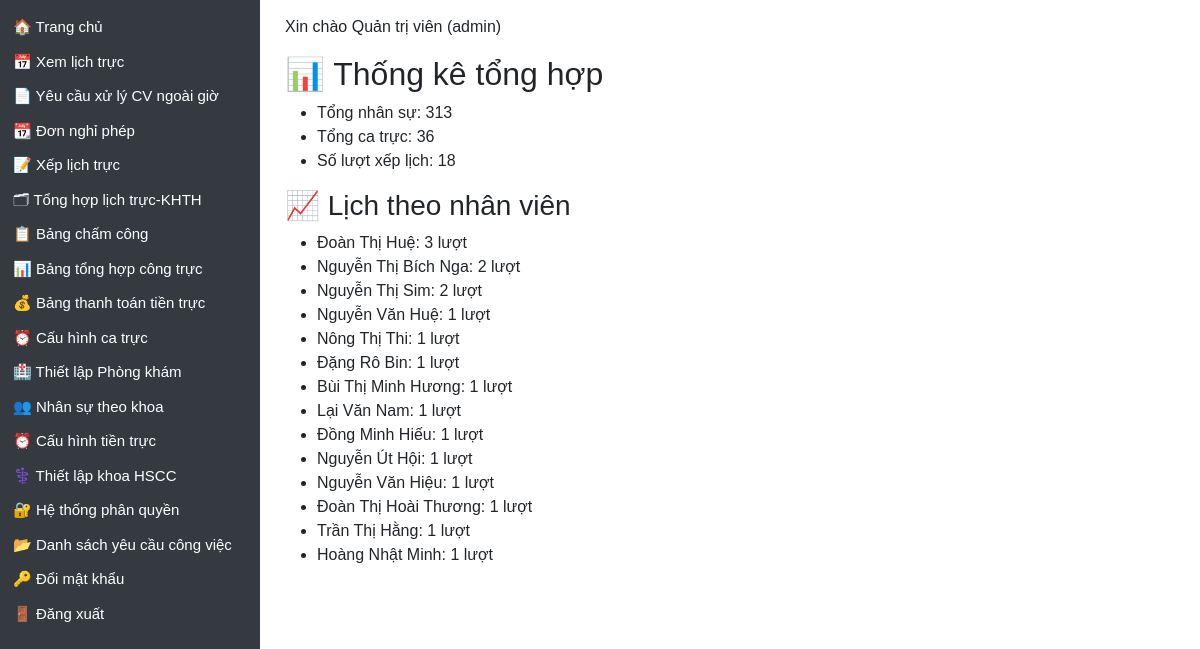
The app's page /stats (signed in) with its own data.
### models/user.py (models this page shows)
class User(db.Model, UserMixin):
    __tablename__ = 'user'
    id = db.Column(db.Integer, primary_key=True)
    name = db.Column(db.String(100), nullable=False)
    username = db.Column(db.String(50), unique=True, nullable=False)
    password = db.Column(db.String(100), nullable=False)
    role = db.Column(db.String(20))  # admin / manager / user
    department = db.Column(db.String(100))
    position = db.Column(db.String(50))  # Bác sĩ / Điều dưỡng / KTV...
    contract_type = db.Column(db.String(50))  # Hợp đồng / Biên chế / v.v.
    email = db.Column(db.String(120))
    phone = db.Column(db.String(20))
    start_year = db.Column(db.Integer)  # ✅ Năm vào công tác (mới thêm)
    schedules = relationship("Schedule", back_populates="user")
    leave_requests = relationship('LeaveRequest', back_populates='user')

### app.py (the view)
@app.route('/stats')
def stats():
    from sqlalchemy import func
    user_role = session.get('role')
    user_dept = session.get('department')
    query_users = User.query
    query_schedules = Schedule.query.join(User)
    if user_role in ['manager', 'user']:
        query_users = query_users.filter(User.department == user_dept)
        query_schedules = query_schedules.filter(User.department == user_dept)
    total_users = query_users.count()
    total_shifts = Shift.query.count()
    total_schedules = query_schedules.count()
    schedules_per_user = db.session.query(User.name, func.count(Schedule.id))\
        .join(Schedule)\
        .filter(User.department == user_dept if user_role != 'admin' else True)\
        .group_by(User.id).all()
    return render_template('stats.html',
                           total_users=total_users,
                           total_shifts=total_shifts,
                           total_schedules=total_schedules,
                           schedules_per_user=schedules_per_user)

### app.py (called while the page is built)
@login_manager.user_loader
def load_user(user_id):
    return db.session.get(User, int(user_id))

@app.context_processor
def inject_user():
    user = None
    if 'user_id' in session:
        user = db.session.get(User, session['user_id'])
    return dict(user=user)

@app.context_processor
def inject_helpers():
    return dict(get_titled_names=get_titled_names)

@app.context_processor
def inject_helpers():
    return dict(get_titled_names=get_titled_names)

### templates/stats.html (shortened to what this page needs)
{% extends 'layout.html' %}
{% block content %}
<h2>📊 Thống kê tổng hợp</h2>
<ul>
    <li>Tổng nhân sự: {{ total_users }}</li>
    <li>Tổng ca trực: {{ total_shifts }}</li>
    <li>Số lượt xếp lịch: {{ total_schedules }}</li>
</ul>
<h3>📈 Lịch theo nhân viên</h3>
<ul>
    {% for name, count in schedules_per_user %}
        <li>{{ name }}: {{ count }} lượt</li>
    {% endfor %}
</ul>
{% endblock %}

### templates/layout.html (shortened to what this page needs)
<!DOCTYPE html>
<html lang="vi">
<head>
  <link rel="stylesheet" href="https://cdn.jsdelivr.net/npm/bootstrap@5.3.3/dist/css/bootstrap.min.css">
</head>
<body>
  <div class="sidebar">
    <ul>
      <li><a href="/">🏠 Trang chủ</a></li>
      {% if session.get('role') in ['admin', 'user', 'manager'] %}
	<li><a href="/schedule">📅 Xem lịch trực</a></li>
	<li><a href="/yeu-cau-xu-ly-cong-viec">📄 Yêu cầu xử lý CV ngoài giờ</a></li>
	<li><a href="/leaves">📆 Đơn nghỉ phép</a></li>
      {% endif %}
      {% if session.get('role') in ['admin', 'manager'] %}
	<li><a href="/assign">📝 Xếp lịch trực</a></li>
        <li><a href="/report-all">🗂 Tổng hợp lịch trực-KHTH</a></li>
        <li><a href="/bang-cham-cong">📋 Bảng chấm công</a></li>
	<li><a href="/tong-hop-cong-truc-view">📊 Bảng tổng hợp công trực</a></li>
        <li><a href="{{ url_for('shift_payment_view') }}">💰 Bảng thanh toán tiền trực</a></li>
        <li><a href="/shifts">⏰ Cấu hình ca trực</a></li>
        <li><a class="nav-link" href="/clinic-rooms">🏥 Thiết lập Phòng khám</a></li>
        <li><a href="/users-by-department">👥 Nhân sự theo khoa</a></li>
      {% endif %}
      {% if session.get('role') == 'admin' %}
        <li><a href="/shift-rate-config">⏰ Cấu hình tiền trực</a></li>
        <li><a href="/configure-hscc">⚕️ Thiết lập khoa HSCC</a></li>
        <li><a href="/roles">🔐 Hệ thống phân quyền</a></li>
	<li><a href="/danh-sach-yeu-cau">📂 Danh sách yêu cầu công việc</a></li>
      {% endif %}
      <li><a href="/change-password">🔑 Đổi mật khẩu</a></li>
      <li><a href="/logout">🚪 Đăng xuất</a></li>
    </ul>
  </div>
  <div class="content">
    {% if user %}
      <p class="d-print-none">Xin chào {{ user.name }} ({{ user.role }})</p>
    {% else %}
      <p>Xin chào Khách</p>
    {% endif %}
    {% block content %}{% endblock %}
  </div>
</body>
</html>

### templates/layout.html (style rules this page uses)
body { margin: 0; font-family: Arial, sans-serif; }
.sidebar { height: 100vh; width: 260px; position: fixed; top: 0; left: 0; background-color: #343a40; padding-top: 10px; color: white; }
.sidebar ul { list-style-type: none; padding: 0; }
.sidebar ul li { padding: 6px 13px; font-size: 15px; }
.sidebar ul li a { color: white; text-decoration: none; display: block; }
.content { margin-left: 270px; padding: 15px; }

### records on screen
User: name "Quản trị viên", role "admin"
User: name "Đoàn Thị Huệ", count "3"
User: name "Nguyễn Thị Bích Nga", count "2"
User: name "Nguyễn Thị Sim", count "2"
User: name "Nguyễn Văn Huệ", count "1"
User: name "Nông Thị Thi", count "1"
User: name "Đặng Rô Bin", count "1"
User: name "Bùi Thị Minh Hương", count "1"
User: name "Lại Văn Nam", count "1"
User: name "Đồng Minh Hiếu", count "1"
User: name "Nguyễn Út Hội", count "1"
User: name "Nguyễn Văn Hiệu", count "1"
User: name "Đoàn Thị Hoài Thương", count "1"
User: name "Trần Thị Hằng", count "1"
User: name "Hoàng Nhật Minh", count "1"

### other values on screen
{{ total_users }} "313"
{{ total_shifts }} "36"
{{ total_schedules }} "18"
